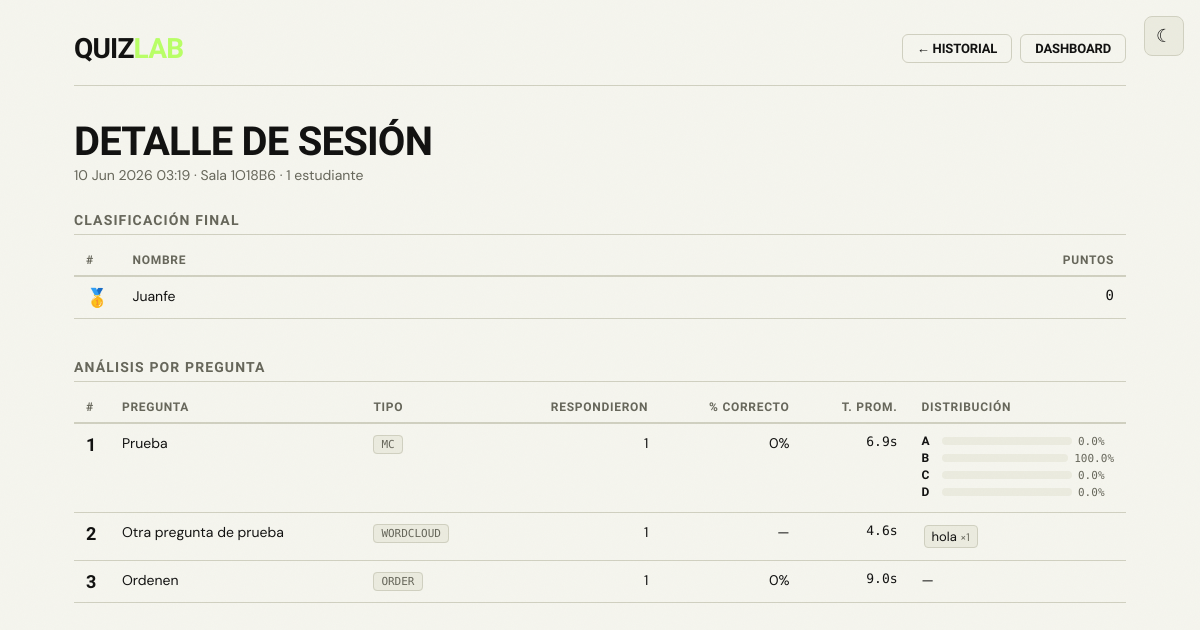
Screenshot of /admin/session/1 (signed in) with the database file from the repository.
### models.py (models this page shows)
class QuizSession(SQLModel, table=True):
    id: Optional[int] = Field(default=None, primary_key=True)
    quiz_id: int = Field(foreign_key="quiz.id")
    room_code: str
    played_at: datetime = Field(default_factory=datetime.utcnow)
    student_count: int = Field(default=0)

class SessionResult(SQLModel, table=True):
    id: Optional[int] = Field(default=None, primary_key=True)
    session_id: int = Field(foreign_key="quizsession.id")
    nickname: str
    score: int
    rank: int

class QuestionStat(SQLModel, table=True):
    id: Optional[int] = Field(default=None, primary_key=True)
    session_id: int = Field(foreign_key="quizsession.id")
    question_index: int
    question_text: str
    question_type: str
    correct_count: int = Field(default=0)
    total_answers: int = Field(default=0)
    avg_time_seconds: float = Field(default=0.0)
    answers_json: str = Field(default="[]")

### main.py (the view)
@app.get("/admin/session/{session_id}", response_class=HTMLResponse)
async def session_detail(
    request: Request, session_id: int, db: Session = Depends(get_session)
):
    if not request.session.get("admin"):
        return RedirectResponse("/admin/login")
    qs = db.get(QuizSession, session_id)
    if not qs:
        raise HTTPException(status_code=404)
    quiz = db.get(Quiz, qs.quiz_id)
    results = db.exec(
        select(SessionResult)
        .where(SessionResult.session_id == session_id)
        .order_by(SessionResult.rank)
    ).all()
    stats = db.exec(
        select(QuestionStat)
        .where(QuestionStat.session_id == session_id)
        .order_by(QuestionStat.question_index)
    ).all()
    stats_data = []
    for stat in stats:
        try:
            answers_raw = json.loads(stat.answers_json)
        except Exception:
            answers_raw = []
        total_ans = stat.total_answers
        distribution = []
        if stat.question_type in ("mc", "tf", "ms", "poll") and isinstance(answers_raw, list):
            for i, cnt in enumerate(answers_raw):
                pct = round(cnt / total_ans * 100, 1) if total_ans > 0 else 0.0
                distribution.append({"label": chr(65 + i), "count": cnt, "pct": pct})
        elif stat.question_type == "wordcloud" and isinstance(answers_raw, dict):
            sorted_words = sorted(answers_raw.items(), key=lambda x: x[1], reverse=True)[:5]
            distribution = [{"word": w, "count": c} for w, c in sorted_words]
        stats_data.append({
            "question_index": stat.question_index,
            "question_text": stat.question_text[:60] + ("…" if len(stat.question_text) > 60 else ""),
            "question_type": stat.question_type,
            "correct_count": stat.correct_count,
            "total_answers": total_ans,
            "avg_time_seconds": stat.avg_time_seconds,
            "distribution": distribution,
        })
    return templates.TemplateResponse(
        "admin_session_detail.html",
        {
            "request": request,
            "session": qs,
            "quiz": quiz,
            "results": results,
            "stats": stats_data,
        },
    )

### templates/admin_session_detail.html (shortened to what this page needs)
{% extends "base.html" %}
{% block extra_css %}<link rel="stylesheet" href="/static/css/admin.css">{% endblock %}
{% block content %}
<div class="admin-wrap">
  <nav class="admin-nav">
    <a href="/admin/dashboard" class="logo">Quiz<span>Lab</span></a>
    <div class="nav-links">
      {% if quiz %}
      <a href="/admin/quiz/{{ quiz.id }}/history" class="btn btn-ghost btn-sm">← Historial</a>
      {% endif %}
      <a href="/admin/dashboard" class="btn btn-ghost btn-sm">Dashboard</a>
    </div>
  </nav>
  <div class="dash-header">
    <div>
      <h1>Detalle de Sesión</h1>
      <p style="margin:4px 0 0;color:var(--text-muted);font-size:14px;text-transform:none;letter-spacing:normal">
        {{ session.played_at.strftime('%d %b %Y  %H:%M') }} · Sala {{ session.room_code }} · {{ session.student_count }} estudiante{{ 's' if session.student_count != 1 else '' }}
      </p>
    </div>
  </div>
  <h3 class="course-group-heading" style="margin-top:0">Clasificación Final</h3>
  {% if results %}
  <div style="overflow-x:auto;margin-bottom:40px">
    <table class="stat-table">
      <thead>
        <tr>
          <th>#</th>
          <th>Nombre</th>
          <th style="text-align:right">Puntos</th>
        </tr>
      </thead>
      <tbody>
        {% for r in results %}
        <tr class="{{ 'top1' if r.rank == 1 else 'top2' if r.rank == 2 else 'top3' if r.rank == 3 else '' }}">
          <td class="rank-cell">
            {% if r.rank == 1 %}🥇{% elif r.rank == 2 %}🥈{% elif r.rank == 3 %}🥉{% else %}{{ r.rank }}{% endif %}
          </td>
          <td>{{ r.nickname }}</td>
          <td style="text-align:right;font-family:'Syne Mono',monospace;font-size:14px">{{ r.score }}</td>
        </tr>
        {% endfor %}
      </tbody>
    </table>
  </div>
  {% else %}
  <p style="color:var(--text-muted)">Sin resultados registrados.</p>
  {% endif %}
  <h3 class="course-group-heading">Análisis por Pregunta</h3>
  {% if stats %}
  <div style="overflow-x:auto;margin-bottom:40px">
    <table class="stat-table">
      <thead>
        <tr>
          <th>#</th>
          <th>Pregunta</th>
          <th>Tipo</th>
          <th style="text-align:right">Respondieron</th>
          <th style="text-align:right">% Correcto</th>
          <th style="text-align:right">T. Prom.</th>
          <th>Distribución</th>
        </tr>
      </thead>
      <tbody>
        {% for s in stats %}
        <tr>
          <td class="rank-cell">{{ s.question_index + 1 }}</td>
          <td style="max-width:280px">{{ s.question_text }}</td>
          <td><span class="badge">{{ s.question_type|upper }}</span></td>
          <td style="text-align:right">{{ s.total_answers }}</td>
          <td style="text-align:right">
            {% if s.question_type not in ('poll', 'wordcloud') %}
              {% if s.total_answers > 0 %}
                {{ "%.0f"|format(s.correct_count / s.total_answers * 100) }}%
              {% else %}—{% endif %}
            {% else %}—{% endif %}
          </td>
          <td style="text-align:right;font-family:'Syne Mono',monospace;font-size:13px">
            {% if s.avg_time_seconds > 0 %}{{ "%.1f"|format(s.avg_time_seconds) }}s{% else %}—{% endif %}
          </td>
          <td class="dist-cell">
            {% if s.question_type == 'wordcloud' and s.distribution %}
              {% for w in s.distribution %}
              <span class="dist-word">{{ w.word }} <em>×{{ w.count }}</em></span>
              {% endfor %}
            {% elif s.question_type in ('mc', 'tf', 'ms', 'poll') and s.distribution %}
              {% for d in s.distribution %}
              <span class="dist-bar-row">
                <span class="dist-letter">{{ d.label }}</span>
                <span class="dist-bar-track"><span class="dist-bar-fill" style="width:{{ d.pct }}%"></span></span>
                <span class="dist-pct">{{ d.pct }}%</span>
              </span>
              {% endfor %}
            {% else %}—{% endif %}
          </td>
        </tr>
        {% endfor %}
      </tbody>
    </table>
  </div>
  {% else %}
  <p style="color:var(--text-muted)">Sin estadísticas registradas.</p>
  {% endif %}
</div>
{% endblock %}

### templates/base.html (shortened to what this page needs)
<!DOCTYPE html>
<html lang="en">
<head>
  <link rel="stylesheet" href="/static/css/base.css">
  {% block extra_css %}{% endblock %}
</head>
<body>
  <button id="theme-toggle" onclick="toggleTheme()" aria-label="Toggle theme"></button>
  {% block content %}{% endblock %}
</body>
</html>

### static/css/base.css (style rules this page uses)
:root, [data-theme="dark"] { --bg: #090909; --surface: #111118; --surface-2: #1a1a26; --border: #2a2a3c; --text: #F2F2EE; --text-muted: #777780; --lime: #B9FF66; --fire: #FF6B35; --violet: #7B61FF; --answer-a: #FF4B6E; --answer-b: #4B9EFF; --answer-c: #FFD166; --answer-d: #06D6A0; --answer-e: #9B5DE5; --answer-f: #F15BB5; --shadow: rgba(185, 255, 102, 0.08); --grain: 0.04; --btn-primary-bg: var(--lime); --btn-primary-text: #111110; }
[data-theme="light"] { --bg: #F5F5EE; --surface: #FFFFFF; --surface-2: #EBEBDF; --border: #D0D0C0; --text: #111110; --text-muted: #66665A; --lime: #B9FF66; --fire: #D94F00; --violet: #5A40EE; --answer-a: #C4003A; --answer-b: #0055C4; --answer-c: #A07000; --answer-d: #006B4F; --answer-e: #7A3DBF; --answer-f: #C4006B; --shadow: rgba(0, 0, 0, 0.07); --grain: 0.025; --btn-primary-bg: #111110; --btn-primary-text: #F2F2EE; }
*, *::before, *::after { box-sizing: border-box; margin: 0; padding: 0; }
html { font-size: 16px; }
body { font-family: 'DM Sans', sans-serif; background: var(--bg); color: var(--text); min-height: 100vh; transition: background-color 0.25s ease, color 0.25s ease; overflow-x: hidden; }
body::after { content: ''; position: fixed; inset: 0; pointer-events: none; z-index: 9999; opacity: var(--grain); background-repeat: repeat; }
h1, h2, h3, h4, h5, h6, .label-font { font-family: 'Barlow Condensed', sans-serif; font-weight: 900; text-transform: uppercase; letter-spacing: -0.02em; }
#theme-toggle { position: fixed; top: 16px; right: 16px; z-index: 9000; width: 40px; height: 40px; background: var(--surface-2); border: 1px solid var(--border); border-radius: 8px; cursor: pointer; display: flex; align-items: center; justify-content: center; font-size: 18px; color: var(--text); transition: background-color 0.25s ease, border-color 0.25s ease; }
#theme-toggle[data-mode="light"]::before { content: "☾"; }
.btn { display: inline-flex; align-items: center; justify-content: center; gap: 8px; padding: 10px 20px; border: none; border-radius: 6px; cursor: pointer; font-family: 'Barlow Condensed', sans-serif; font-weight: 900; font-size: 15px; letter-spacing: -0.01em; text-transform: uppercase; text-decoration: none; transition: transform 0.1s ease, opacity 0.15s ease; white-space: nowrap; }
.btn-ghost { background: transparent; color: var(--text); border: 1px solid var(--border); }
.btn-sm { padding: 6px 14px; font-size: 13px; }
.logo { font-family: 'Barlow Condensed', sans-serif; font-weight: 900; font-size: 28px; text-transform: uppercase; letter-spacing: -0.03em; color: var(--text); text-decoration: none; }
.logo span { color: var(--lime); }
.card, .btn, nav, header, footer { transition: background-color 0.25s ease, border-color 0.25s ease, color 0.25s ease; }

### static/css/admin.css (style rules this page uses)
.admin-wrap { max-width: 1100px; margin: 0 auto; padding: 32px 24px 80px; }
.admin-nav { display: flex; align-items: center; gap: 16px; margin-bottom: 36px; padding-bottom: 20px; border-bottom: 1px solid var(--border); }
.admin-nav .logo { flex: 1; }
.nav-links { display: flex; gap: 8px; align-items: center; }
.dash-header { display: flex; align-items: flex-end; gap: 16px; margin-bottom: 28px; }
.dash-header h1 { font-size: 40px; line-height: 1; }
.course-group-heading { font-size: 14px; color: var(--text-muted); text-transform: uppercase; letter-spacing: 0.08em; margin: 28px 0 10px; padding-bottom: 6px; border-bottom: 1px solid var(--border); }
.course-group-heading:first-of-type { margin-top: 0; }
.badge { font-family: 'Syne Mono', monospace; font-size: 11px; padding: 2px 7px; border-radius: 4px; background: var(--surface-2); color: var(--text-muted); border: 1px solid var(--border); white-space: nowrap; }

### rows the page displays
QuizSession: played_at "10 Jun 2026 03:19", room_code "1O18B6", student_count "1"
SessionResult: nickname "Juanfe", score "0"
QuestionStat: s.question_index+1 "1", question_text "Prueba", question_type "MC", total_answers "1", s.correct_count/s.total_answers*100 "0", avg_time_seconds "6.9", label "A" "B" "C" "D", pct "0.0" "100.0" "0.0" "0.0"
QuestionStat: s.question_index+1 "2", question_text "Otra pregunta de prueba", question_type "WORDCLOUD", total_answers "1", avg_time_seconds "4.6", word "hola", count "1"
QuestionStat: s.question_index+1 "3", question_text "Ordenen", question_type "ORDER", total_answers "1", s.correct_count/s.total_answers*100 "0", avg_time_seconds "9.0"
